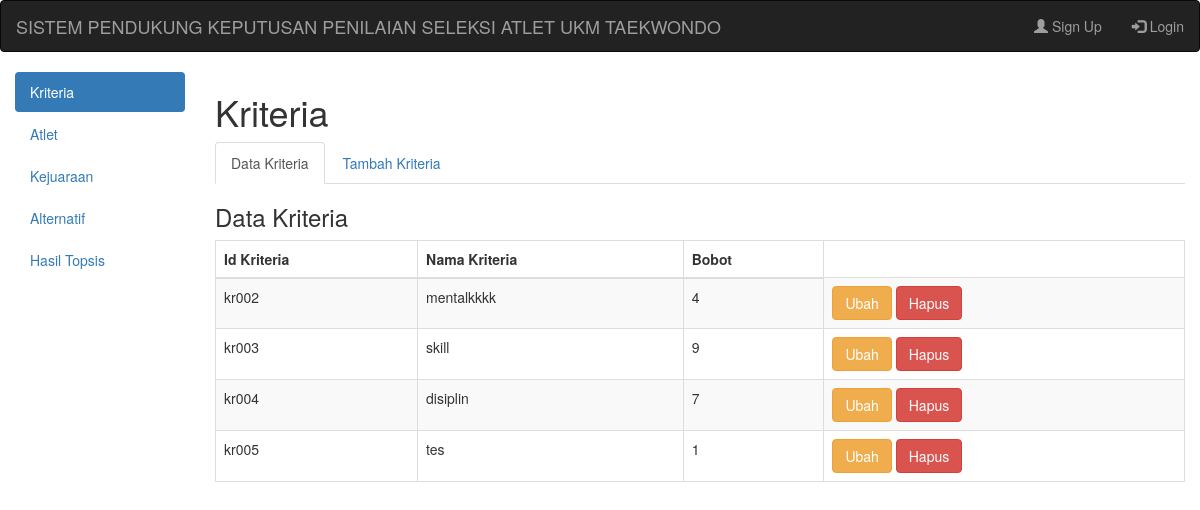
Page /?a=kriteria&k=kriteria on the committed database.
### tables this page shows
CREATE TABLE `kriteria` (
  `id_kriteria` varchar(5) NOT NULL,
  `nama_kriteria` varchar(50) NOT NULL,
  `bobot` int(3) NOT NULL
);

### datakriteria.php (the view)
<div class="box-header">
    <h3 class="box-title">Data Kriteria</h3>
</div>
<div class="table-responsive">
<table class="table table-bordered table-striped">
<thead>
<tr>
<th>Id Kriteria</th>
<th>Nama Kriteria</th>
<th>Bobot</th>
</tr>
</thead>
<tbody>
<?php
include ("koneksi.php");
$s=mysqli_query($kon, "select * from kriteria order by id_kriteria ASC");
while($d=mysqli_fetch_assoc($s)){
?>
<tr>
<td><?php echo $d['id_kriteria']; ?></td>
<td><?php echo $d['nama_kriteria']; ?></td>
<td><?php echo $d['bobot']; ?></td>
<td>
<a href="?a=kriteria&k=ubahk&id=<?php echo $d['id_kriteria']; ?>" class="btn btn-warning">Ubah</a>
<a href="hapus.php?id=<?php echo $d['id_kriteria']; ?>" class="btn btn-danger">Hapus</a>
</td>
</tr>
<?php
}
?>
</tbody>
</table>
</div>

### rows in the picture
kriteria: id_kriteria "kr002", nama_kriteria "mentalkkkk", bobot "4"
kriteria: id_kriteria "kr003", nama_kriteria "skill", bobot "9"
kriteria: id_kriteria "kr004", nama_kriteria "disiplin", bobot "7"
kriteria: id_kriteria "kr005", nama_kriteria "tes", bobot "1"
